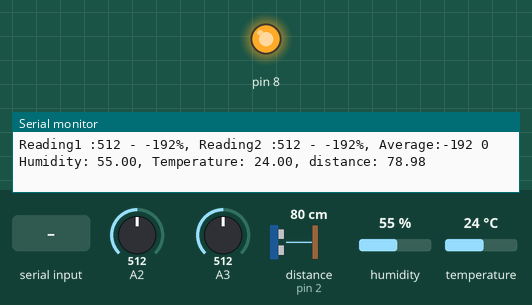
A sketch run on a simulated Arduino Nano, built with avr-gcc and run on an emulated ATmega328P. Shown: output pins drawn as LEDs (lit = HIGH), the last lines printed to the serial monitor. Wiring (inferred from the names in the program): ultrasonic range finder: trigger pin 4; echo pin 2. Inputs (shaded band) come from the test bench; at power-on: distance to the obstacle (sensor on pin 2) 80 cm, A2 = 512, A3 = 512, humidity 55 %, temperature 24 °C. The echo pulse lasts 58.3 µs per cm; pins used as bus, display or sensor lines are not drawn.

Above: at 1.9 s.
2.0 s: "90,45\n" received over the second serial link
At 4.4 s:
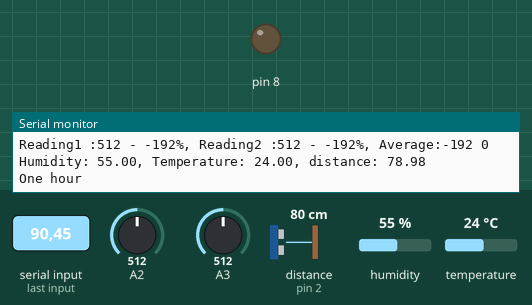
5.1 s: "3000\n" received over the second serial link
8.7 s: "200\n" received over the second serial link
10.9 s: distance to the obstacle (sensor on pin 2) set to 299 cm
Timing chart, 0 to 13.9 s (numbered marks = the images above; inputs shaded):
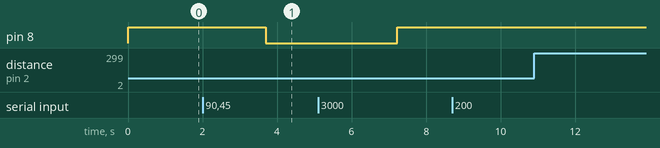

The sketch:

Nano-SMSwithWeather.ino
```cpp
#include<SoftwareSerial.h>
#include <dht.h>
#define dht_apin A4 // Analog Pin sensor is connected to
dht DHT;
const int AirValue1 = 300; //285   //you need to replace this value with Value_1
const int SWSValue1 = 190;  //you need to replace this value with Value_2

const int AirValue2 = 300; //280  //you need to replace this value with Value_1
const int SWSValue2 = 190;  //you need to replace this value with Value_2
int intRecord=0;
int soilMoistureValue1 = 0,soilMoistureValue2 = 0,soilMoistureValue3 = 0;
int Ave=0;
int soilmoisturepercent=0;
bool isWaterOn=false,isPause =  false, isHour=false;
int intIsWaterOn=0, intIsPause=0, intWater=0;
String strWeather = "";
int intWeather = 0;
bool willRain = false;

SoftwareSerial sw(5,6);  //RX,TX

#define echoPin 2 // attach pin D2 Arduino to pin Echo of HC-SR04
#define trigPin 4 //attach pin D3 Arduino to pin Trig of HC-SR04

// defines variables
long duration; // variable for the duration of sound wave travel
float distance; // variable for the distance measurement

float getLength(){
  // Clears the trigPin condition
  digitalWrite(trigPin, LOW);
  delayMicroseconds(2);
  // Sets the trigPin HIGH (ACTIVE) for 10 microseconds
  digitalWrite(trigPin, HIGH);
  delayMicroseconds(10);
  digitalWrite(trigPin, LOW);
  // Reads the echoPin, returns the sound wave travel time in microseconds
  duration = pulseIn(echoPin, HIGH);
  // Calculating the distance
  distance = duration * 0.034 / 2; // Speed of sound wave divided by 2 (go and back)
  // Displays the distance on the Serial Monitor
  return distance;
}

void setup() {
  Serial.begin(115200); // open serial port, set the baud rate to 9600 bps
  sw.begin(9600);
  pinMode(8,OUTPUT);
  pinMode(trigPin, OUTPUT); // Sets the trigPin as an OUTPUT
  pinMode(echoPin, INPUT); // Sets the echoPin as an INPUT
  digitalWrite(8,HIGH);
}
void loop() {
  DHT.read11(dht_apin);
  while (sw.available()){
    strWeather = sw.readStringUntil('\n');
    Serial.println(strWeather);
    intWeather = strWeather.toInt();
    if(intWeather>=200 && intWeather <=232){
      willRain = true;
      Serial.print("WILL RAIN\n");
    }
    else if(intWeather>=300 && intWeather<=321){
      willRain = true;
      Serial.print("WILL RAIN\n");
    }
    else if(intWeather>=500 && intWeather<=531){
      willRain = true;
      Serial.print("WILL RAIN\n");
    }
    else{
      willRain = false;
      Serial.print("WILL NOT RAIN\n");
    }

  }

  soilMoistureValue1 = analogRead(A2);  //Soil Moisture Reading 1
  soilMoistureValue2 = analogRead(A3);  //Soik Moisture Reading 2

  int SM_per1 = map(soilMoistureValue1,AirValue1,SWSValue1,0,100);
  int SM_per2 = map(soilMoistureValue1,AirValue2,SWSValue2,0,100);

  Ave = (SM_per1+SM_per2)/2;
  float Water_distance = getLength();
  Serial.println("Reading1 :" + String(soilMoistureValue1) + " - " + SM_per1 + "%, Reading2 :" + String(soilMoistureValue2) + " - " + SM_per2 + "%, Average:" + String(Ave) + " "  + String(intIsWaterOn) + " Humidity: "+DHT.humidity + ", Temperature: " + DHT.temperature + ", distance: " + Water_distance);

  //Send data to ESP32 using serial monitor
  sw.println("Reading1 : " + String(soilMoistureValue1) + " - " + SM_per1 + "%, Reading2 : " + String(soilMoistureValue2) + " - " + SM_per2 + "%, Average: " + String(Ave) + "%, isWaterOn : "  + String(intIsWaterOn) + " Humidity: "+DHT.humidity + ", Temperature: " + DHT.temperature + ", distance: " + Water_distance);

  if(intWater==3000){
    intWater=0;
    isHour=true;
  }

  if(isHour==true){
    Serial.print("One hour");

    if(isPause==false)
    {
      if(Ave<80 && willRain == false)
      //if(Ave<50)
      {
        isWaterOn = true;
        digitalWrite(8,LOW);
      }
      else{
        isHour=false;
      }
      if(intIsWaterOn == 3 && isWaterOn == true){
        intIsWaterOn=0;
        isWaterOn = false;
        digitalWrite(8,HIGH);
        isPause=true;
      }

      if (isWaterOn == true){
        intIsWaterOn = intIsWaterOn + 1;
      }
    }
    else{
      intIsPause++;
    }
    if(intIsPause==10){
      isPause=false;
      intIsPause=0;
    }
  }
  delay(1000);
  intRecord = intRecord + 1000;
  intWater = intWater+1000;
}
```
